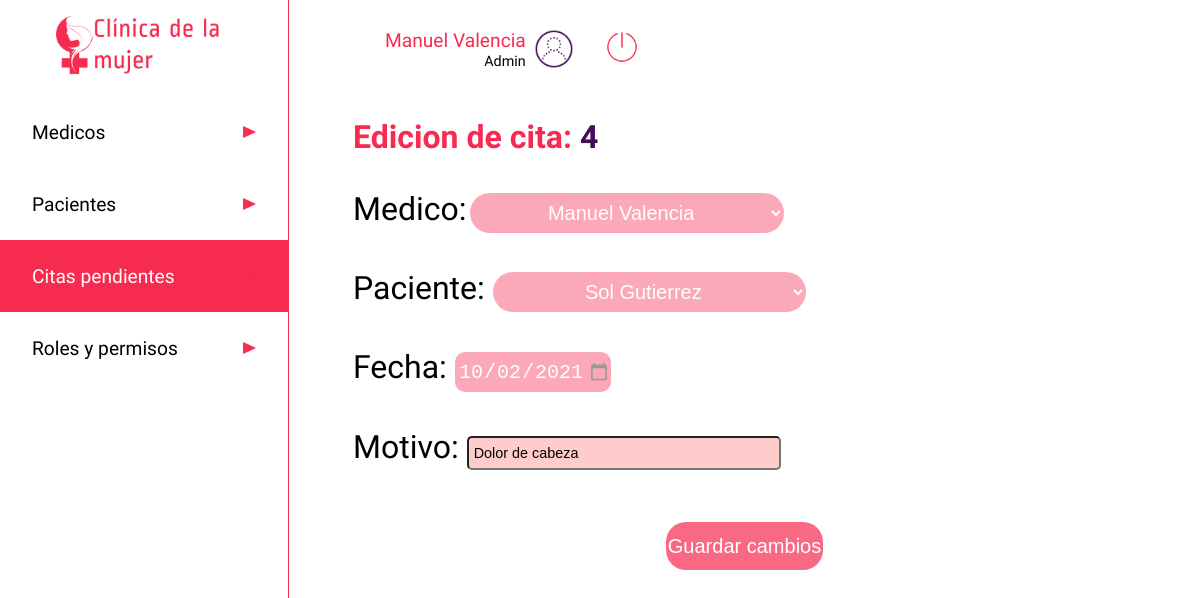
Page /listado-citas/4/editar (signed in) on the earlier database version.
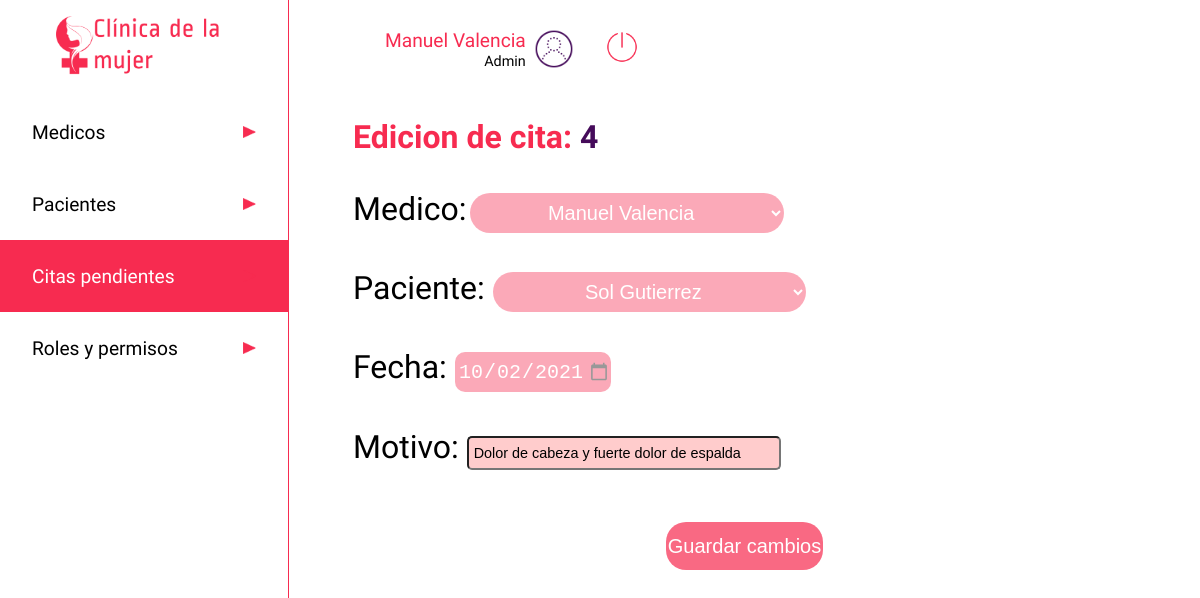
Same page on the later database version.
### app.py (models this page shows)
class citas(db.Model):
    __tablename__ = 'citas'
    cita_id=db.Column(db.Integer, primary_key=True)
    medico_id = db.Column(db.Integer, nullable=False)
    paciente_id = db.Column(db.Integer, nullable=False)
    fecha = db.Column(db.String)
    motivo = db.Column(db.String(500))
    estado = db.Column(db.Boolean)
    hora_atencion = db.Column(db.String)
    sintomas = db.Column(db.String)
    diagnostico = db.Column(db.String)
    anotaciones = db.Column(db.String)
    calificacion = db.Column(db.Integer)
    calificacion_obs = db.Column(db.String)

### app.py (the view)
@app.route('/listado-citas/<cita>/editar', methods=['GET', 'POST'])
def editar_citas(cita):
    if 'usuarioIngresado' in session:
        cita = citas.query.filter_by(cita_id=cita).first()
        medicos = users.query.filter_by(rol='medico')
        pacientes = users.query.filter_by(rol='paciente')
        usuario = users.query.filter_by(cedula=int(session['usuarioIngresado'])).first()
        if request.method == 'POST':
            cita.medico_id = int(request.form['citamedico'])
            cita.paciente_id = int(request.form['citapaciente'])
            cita.fecha = request.form['citafecha']
            cita.motivo = request.form['citamotivo']
            db.session.commit()
        return render('editcita.html', data=cita, row=usuario, listamedicos=medicos, listapacientes=pacientes, cedulam = cita.medico_id)
    else:
        return render('acceso-denegado.html')

### templates/editcita.html (shortened to what this page needs)
<!DOCTYPE html>
<html lang="es">
<head>
    <link rel="stylesheet" type="text/css" href="{{ url_for('static', filename='css/stylelist.css')}}">
</head>
<body>
    <header class="header">
        <a href="/dashboard" type="button" class="btn"><img src="{{ url_for('static', filename='images/iconoclinica.png')}}" class="logo" alt="Clinica de la mujer"></a>
        <nav>
            <ul class="menu">
                <li class="menuitems"><a href="/medico" class="menulink"><span>Medicos</span><img src="{{ url_for('static', filename='images/triangulo.png')}}" class="flecha" alt=""></a></li>
                <li class="menuitems"><a href="/paciente" class="menulink"><span>Pacientes</span><img src="{{ url_for('static', filename='images/triangulo.png')}}" class="flecha" alt=""></a></li>
                <li class="menuitems"><a href="/listado-citas" class="menuselect"><span>Citas pendientes</span><img src="{{ url_for('static', filename='images/triangulo.png')}}" class="flecha" alt=""></a></li>
                <li class="menuitems"><a href="/roles" class="menulink"><span>Roles y permisos</span><img src="{{ url_for('static', filename='images/triangulo.png')}}" class="flecha" alt=""></a></li>
            </ul>
        </nav>
    </header>
    <main class="main">
        <div class="searchuser">
            <div>
                <div class="perfil">
                    <div>
                        <span class="nameuser">{{ row ['nombre'] }} {{ row ['apellido'] }}</span><br>
                        <span class="roluser">Admin</span>
                    </div>
                    <img src="{{ url_for('static', filename='images/test_account_100px.png')}}"  class="profile" alt="">
                    <a href="/logout" type="button" class="btn"><img src="{{ url_for('static', filename='images/off.png')}}" class="logout" alt="Cerrar sesion"></a>
                </div>
            </div>
        </div>
        <div class="cuerpo">
            <h1 class="titulo"><span style="color:#F72B50">Edicion de cita: </span><span style="color:#450B5A">{{ data.cita_id }}</span></h1><br>
            <form action="/listado-citas/{{ data.cita_id }}/editar" method="POST">
                <span class="titulo">Medico:</span>
                <select name="citamedico" class="campo-eps">
                    {% for l in listamedicos %}
                        {% if data.medico_id == l.cedula%}
                            <option selected value="{{ data.medico_id }}">{{l.nombre}} {{l.apellido}}</option>
                        {% endif%}
                    {% endfor %}
                </select> <br><br><br>
                <span class="titulo">Paciente: </span>
                <select name="citapaciente" class="campo-eps">
                    {% for l in listapacientes %}
                        {% if data.paciente_id == l.cedula%}
                            <option selected value="{{ data.paciente_id }}">{{l.nombre}} {{l.apellido}}</option>
                        {% endif%}
                    {% endfor%}
                </select> <br><br><br>
                <span class="titulo">Fecha: </span><input class="calendar" type="date" name="citafecha" value="{{ data.fecha }}"> <br><br><br>
                <span class="titulo"> Motivo: </span><input class="textfield" type="textarea" name="citamotivo" value="{{ data.motivo }}"> <br><br><br>
                <input class="boton__registro" type="submit" value="Guardar cambios"> <br>
            </form>
    </main>
</body>
</html>

Differences in the rows shown:
changed citas id 4: citamotivo "Dolor de cabeza" → "Dolor de cabeza y fuerte dolor de espalda"
